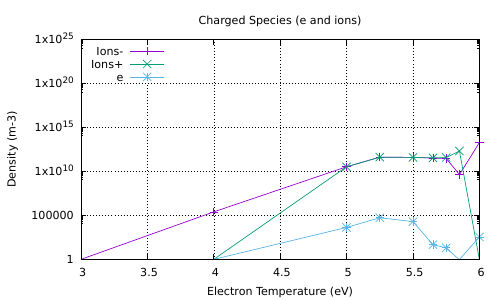

gnuplot code for this plot:
set terminal pdf
set output "summary.pdf"

set logscale y

set xlabel "Electron Temperature (eV)"
set ylabel "Density (m-3)"

set yrange [1E0:1E25]
set grid
show grid

set datafile separator ","


set title "Charged Species (e and ions)"
set key left top
plot 'summary.csv' u 56:($18+$19+$20+$21+$22+$23+$24+$25+$26+$27) \
                     title 'Ions-' w lp, \
     'summary.csv' u 56:($1+$2+$3+$4+$5+$6+$7+$8+$9+$10+$11+$12+$13+$14+$15+$16) \
                     title 'Ions+' w lp, \
     'summary.csv' u 56:17 title 'e' w lp, 


#POSITIVE IONS +++++++++++++++++++++++++++++++++++

set title "Positive Nitrogen Ion Species"
set key left top
plot 'summary.csv' u 56:1 title 'N+' w lp, \
     'summary.csv' u 56:2 title 'N_2+' w lp, \
     'summary.csv' u 56:3 title 'N_3+' w lp, \
     'summary.csv' u 56:4 title 'N_4+' w lp 

set title "Positive Oxygen Ion Species"
set key left top
plot 'summary.csv' u 56:5 title 'O+' w lp, \
     'summary.csv' u 56:6 title 'O_2+' w lp, \
     'summary.csv' u 56:7 title 'O_4+' w lp 

set title "Positive Nitrogen-Oxide Ion Species"
set key left top
plot 'summary.csv' u 56:8  title 'NO+' w lp, \
     'summary.csv' u 56:9  title 'N_2O+' w lp, \
     'summary.csv' u 56:10 title 'NO_2+' w lp

set title "Positive Hydrogen Ion Species"
set key left top
plot 'summary.csv' u 56:11 title 'H+' w lp, \
     'summary.csv' u 56:12 title 'H_2+' w lp, \
     'summary.csv' u 56:13 title 'H_3+' w lp, \
     'summary.csv' u 56:14 title 'OH+' w lp, \
     'summary.csv' u 56:15 title 'H_2O+' w lp, \
     'summary.csv' u 56:16 title 'H_3O+' w lp


#NEGATIVE IONS ------------------------------------

set title "Negative Oxygen Ion Species"
set key left top
plot 'summary.csv' u 56:18 title 'O-' w lp, \
     'summary.csv' u 56:19 title 'O_2-' w lp, \
     'summary.csv' u 56:20 title 'O_3-' w lp, \
     'summary.csv' u 56:21 title 'O_4-' w lp 


set title "Negative Nitrogen-Oxide Ion Species"
set key left top
plot 'summary.csv' u 56:22 title 'NO-' w lp, \
     'summary.csv' u 56:23 title 'N_2O-' w lp, \
     'summary.csv' u 56:24 title 'NO_2-' w lp, \
     'summary.csv' u 56:25 title 'NO_3-' w lp 


set title "Negative Hydrogen Ion Species"
set key left top
plot 'summary.csv' u 56:26 title 'H-' w lp, \
     'summary.csv' u 56:27 title 'OH-' w lp, \



#NEUTRAL SPECIES ===================================

set title "Nitrogen Excited Species"
set key left top
plot 'summary.csv' u 56:28 title 'N(2D)' w lp, \
     'summary.csv' u 56:29 title 'N_2(A3Sigma)' w lp, \
     'summary.csv' u 56:30 title 'N_2(B3Pi)' w lp


set title "Atomic and Excited/Reactive Oxygen Species"
set key left top
plot 'summary.csv' u 56:31 title 'O(1D)' w lp, \
     'summary.csv' u 56:32 title 'H' w lp, \
     'summary.csv' u 56:33 title 'N' w lp, \
     'summary.csv' u 56:34 title 'O' w lp, \
     'summary.csv' u 56:35 title 'O_2(a1Delta)' w lp, \
     'summary.csv' u 56:36 title 'O_3' w lp



set title "Nitrogen-Oxide Species"
set key left top
plot 'summary.csv' u 56:37 title 'NO' w lp, \
     'summary.csv' u 56:38 title 'N_2O' w lp, \
     'summary.csv' u 56:39 title 'NO_2' w lp, \
     'summary.csv' u 56:40 title 'NO_3' w lp, \
     'summary.csv' u 56:41 title 'N_2O_3' w lp, \
     'summary.csv' u 56:42 title 'N_2O_4' w lp, \
     'summary.csv' u 56:43 title 'N_2O_5' w lp


set title "Hydrogen containing neutral Species"
set key left top
plot 'summary.csv' u 56:44 title 'H_2' w lp, \
     'summary.csv' u 56:45 title 'OH' w lp, \
     'summary.csv' u 56:46 title 'HO_2' w lp, \
     'summary.csv' u 56:47 title 'H_2O_2' w lp, \
     'summary.csv' u 56:48 title 'HNO' w lp, \
     'summary.csv' u 56:49 title 'HNO_2' w lp, \
     'summary.csv' u 56:50 title 'HNO_3' w lp


set yrange [1E19:1E26]
set title "N_2, O_2 and H_2O"
plot 'summary.csv' u 56:51 title 'N_2' w lp, \
     'summary.csv' u 56:52 title 'O_2' w lp, \
     'summary.csv' u 56:53 title 'H_2O' w lp


#PLOTS IN PPB ========================

Mdensity = 2.4E25
m3PPB = 1E9/Mdensity

set ylabel "Density (PPB)"
set yrange [1E-12:1E8]
set format y "%.1E"

set title "Reactive Species"
set key left top
plot 'summary.csv' u 56:($34*m3PPB) title 'O' w lp, \
     'summary.csv' u 56:($36*m3PPB) title 'O_3' w lp, \
     'summary.csv' u 56:($39*m3PPB) title 'NO_2' w lp, \
     'summary.csv' u 56:($40*m3PPB) title 'NO_3' w lp
     
